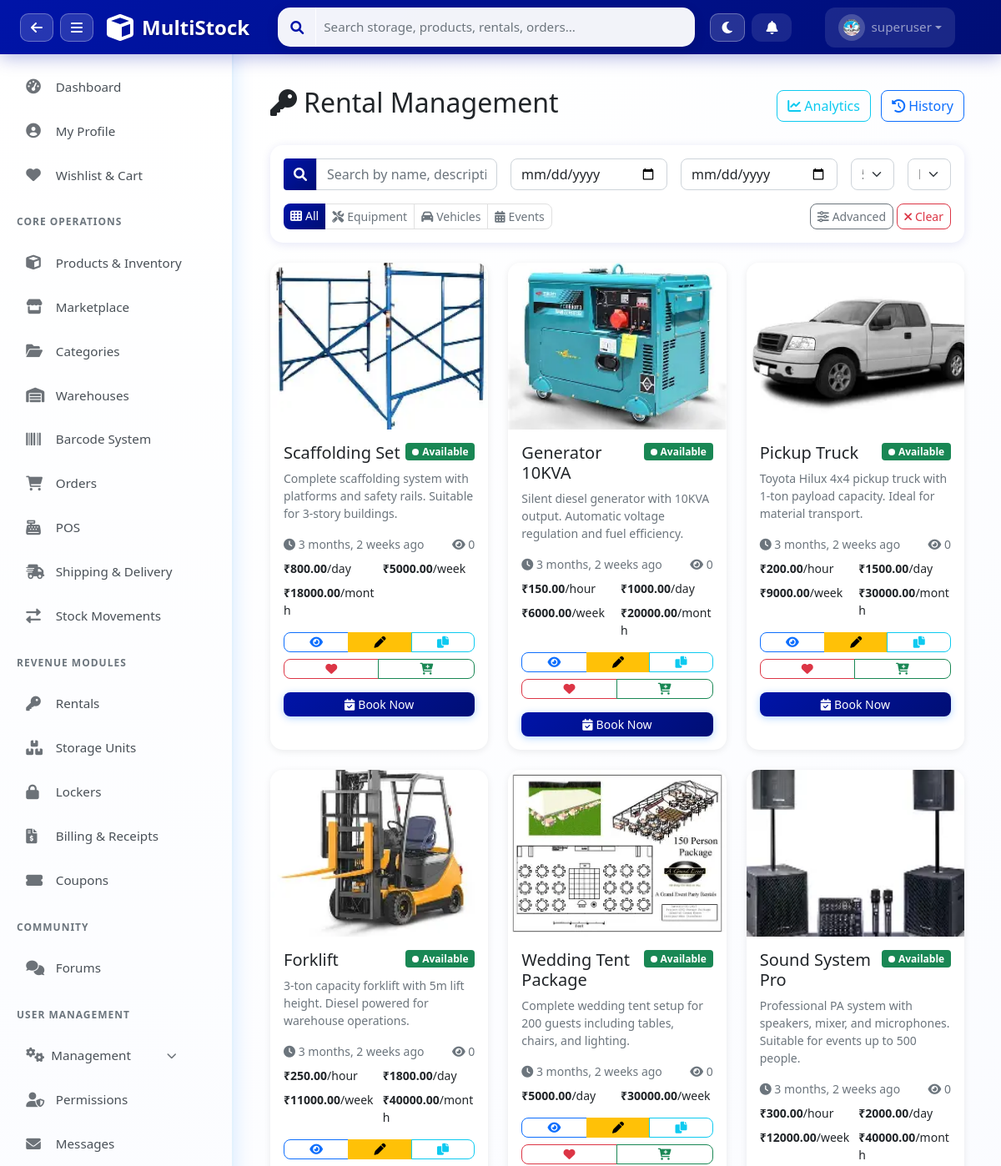
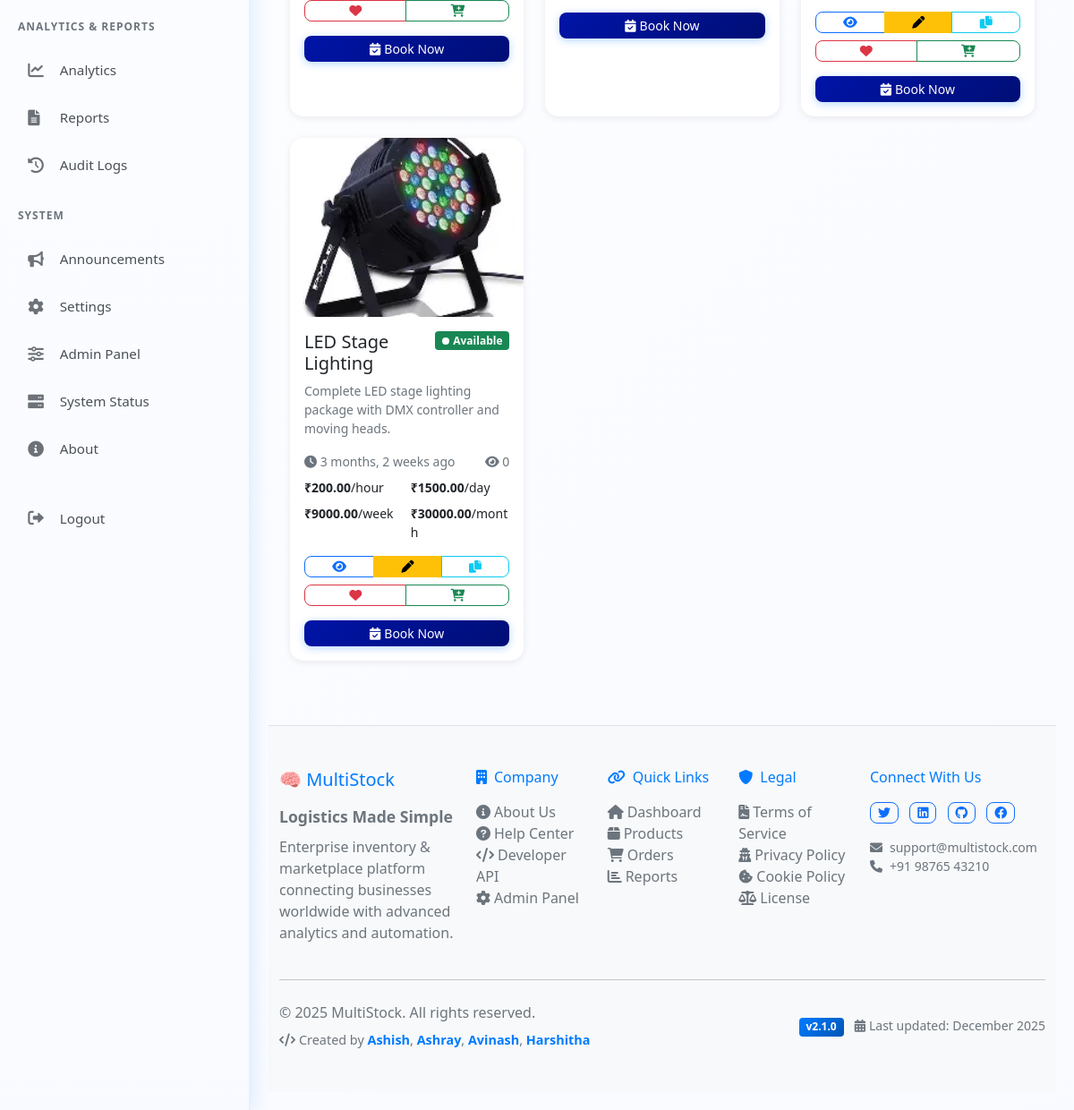
The page /rentals/ (signed in) on the database its author committed (2 pictures, top to bottom).
### apps/users/models.py (models this page shows, shortened)
class UserProfile(models.Model):
    ROLE_CHOICES = [
        ('superadmin', 'SuperAdmin'),
        ('admin', 'Admin'),
        ('manager', 'Manager'),
        ('staff', 'Staff'),
        ('customer', 'Customer'),
    ]
    user = models.OneToOneField(User, on_delete=models.CASCADE, related_name='profile')
    role = models.CharField(max_length=20, choices=ROLE_CHOICES, default='staff')
    phone = models.CharField(max_length=20, blank=True)
    department = models.CharField(max_length=100, blank=True)
    employee_id = models.CharField(max_length=50, blank=True, unique=True, null=True)
    avatar = models.ImageField(upload_to='avatars/', blank=True, null=True)
    avatar_url = models.CharField(max_length=500, blank=True, null=True)
    bio = models.TextField(blank=True)
    is_active = models.BooleanField(default=True)
    last_login_ip = models.GenericIPAddressField(blank=True, null=True)
    created_at = models.DateTimeField(auto_now_add=True)
    updated_at = models.DateTimeField(auto_now=True)
    class Meta:
        app_label = 'users'
        verbose_name = 'User Profile'
        verbose_name_plural = 'User Profiles'

### apps/rentals/models.py (models this page shows, shortened)
class RentalItem(models.Model):
    STATUS_CHOICES = [
        ('available', 'Available'),
        ('booked', 'Booked'),
        ('maintenance', 'Under Maintenance'),
    ]
    category = models.ForeignKey(RentalCategory, on_delete=models.CASCADE)
    name = models.CharField(max_length=200)
    description = models.TextField()
    image = models.ImageField(upload_to='rentals/', blank=True, null=True)
    specifications = models.JSONField(default=dict)
    status = models.CharField(max_length=20, choices=STATUS_CHOICES, default='available')
    hourly_rate = models.DecimalField(max_digits=10, decimal_places=2, default=0)
    daily_rate = models.DecimalField(max_digits=10, decimal_places=2, default=0)
    weekly_rate = models.DecimalField(max_digits=10, decimal_places=2, default=0)
    monthly_rate = models.DecimalField(max_digits=10, decimal_places=2, default=0)
    created_by = models.ForeignKey(User, on_delete=models.SET_NULL, null=True, blank=True, related_name='created_rentals')
    created_at = models.DateTimeField(auto_now_add=True)
    updated_by = models.ForeignKey(User, on_delete=models.SET_NULL, null=True, blank=True, related_name='updated_rentals')
    updated_at = models.DateTimeField(auto_now=True)

### apps/rentals/views.py (the view)
# urls.py: path('', views.customer_rentals_shop, name='rentals_list'),  # Customer shopping page as default
@login_required
def customer_rentals_shop(request):
    category = request.GET.get('category', 'all')
    if category == 'all' or not category:
        items = RentalItem.objects.filter(status='available').select_related('category')
    else:
        items = RentalItem.objects.filter(category__category_type=category, status='available').select_related('category')
    categories = RentalCategory.objects.all()
    context = {
        'items': items,
        'categories': categories,
        'selected_category': category if category else 'all',
    }
    return render(request, 'rentals/enhanced_list.html', context)

### templates/rentals/enhanced_list.html (shortened to what this page needs)
﻿{% extends 'base.html' %}
{% block content %}
<div class="container-fluid p-4">
    <div class="d-flex justify-content-between align-items-center mb-4">
        <h2><i class="fas fa-key me-2"></i>Rental Management</h2>
        <div>
            {% if user_role != 'customer' %}
            <button class="btn btn-outline-info me-2" onclick="toggleAnalytics()"><i
                    class="fas fa-chart-line me-1"></i>Analytics</button>
            {% endif %}
            <a href="/rentals/history/" class="btn btn-outline-primary"><i class="fas fa-history me-1"></i>History</a>
        </div>
    </div>
    <div class="card mb-4" style="border:none;border-radius:15px;box-shadow:0 2px 12px rgba(0,20,168,0.1)">
        <div class="card-body">
            <div class="row g-3 mb-3">
                <div class="col-md-4">
                    <div class="input-group">
                        <span class="input-group-text"
                            style="background:linear-gradient(135deg,var(--zaffre),var(--zaffre-dark));color:#fff;border:none"><i
                                class="fas fa-search"></i></span>
                        <input type="text" class="form-control" id="searchInput"
                            placeholder="Search by name, description..." onkeyup="filterItems()">
                    </div>
                </div>
                <div class="col-md-3">
                    <input type="date" class="form-control" id="startDate" onchange="filterItems()">
                </div>
                <div class="col-md-3">
                    <input type="date" class="form-control" id="endDate" onchange="filterItems()">
                </div>
                <div class="col-md-1">
                    <select class="form-select" id="perPageFilter" onchange="applyPagination()">
                        <option value="50" selected>50</option>
                    </select>
                </div>
                <div class="col-md-1">
                    <select class="form-select" id="sortBy" onchange="sortItems()">
                        <option value="name">Name</option>
                    </select>
                </div>
            </div>
            <div class="d-flex justify-content-between align-items-center">
                <div class="btn-group" role="group">
                    <a href="?category=all"
                        class="btn btn-sm category-btn {% if selected_category == 'all' or not selected_category %}active{% endif %}"><i
                            class="fas fa-th me-1"></i>All</a>
                    <a href="?category=equipment"
                        class="btn btn-sm category-btn {% if selected_category == 'equipment' %}active{% endif %}"><i
                            class="fas fa-tools me-1"></i>Equipment</a>
                    <a href="?category=vehicle"
                        class="btn btn-sm category-btn {% if selected_category == 'vehicle' %}active{% endif %}"><i
                            class="fas fa-car me-1"></i>Vehicles</a>
                    <a href="?category=event"
                        class="btn btn-sm category-btn {% if selected_category == 'event' %}active{% endif %}"><i
                            class="fas fa-calendar-alt me-1"></i>Events</a>
                </div>
                <div>
                    <button class="btn btn-sm btn-outline-secondary" onclick="toggleAdvancedFilters()"><i
                            class="fas fa-sliders-h me-1"></i>Advanced</button>
                    <button class="btn btn-sm btn-outline-danger" onclick="clearAllFilters()"><i
                            class="fas fa-times me-1"></i>Clear</button>
                </div>
            </div>
        </div>
    </div>
    <div class="row g-4" id="itemsGrid">
        {% for item in items %}
        <div class="col-md-4 item-card" data-category="{{ item.category.category_type }}"
            data-status="{{ item.status }}" data-name="{{ item.name|lower }}" data-price="{{ item.daily_rate }}"
            data-item-id="{{ item.id }}" data-item-name="{{ item.name }}" data-item-desc="{{ item.description }}"
            data-item-hourly="{{ item.hourly_rate }}" data-item-daily="{{ item.daily_rate }}"
            data-item-weekly="{{ item.weekly_rate }}" data-item-monthly="{{ item.monthly_rate }}"
            data-item-image="{% if item.image %}{{ item.image.url }}{% else %}/static/images/rental_equipment.png{% endif %}"
            data-search="{{ item.id }}">
            <div class="card h-100 rental-card">
                {% if item.image %}
                <img src="{{ item.image.url }}" class="card-img-top" style="height:200px;object-fit:cover">
                {% else %}
                <img src="/static/images/rental_equipment.png" class="card-img-top"
                    style="height:200px;object-fit:cover" alt="Rental Equipment">
                {% endif %}
                <div class="card-body">
                    <div class="d-flex justify-content-between align-items-start mb-2">
                        <h5 class="card-title mb-0">{{ item.name }}</h5>
                        <span
                            class="badge status-badge bg-{% if item.status == 'available' %}success{% elif item.status == 'booked' %}warning{% else %}danger{% endif %}"
                            style="cursor:pointer" onclick="cycleStatus({{ item.id }}, this)">
                            <span class="status-pulse"></span>{{ item.status|title }}
                        </span>
                    </div>
                    <p class="card-text text-muted small">{{ item.description|truncatewords:15 }}</p>
                    <div class="d-flex justify-content-between align-items-center mb-2">
                        <small class="text-muted"><i class="fas fa-clock"></i> {{ item.created_at|timesince }}
                            ago</small>
                        <small class="text-muted"><i class="fas fa-eye"></i> <span class="view-count">0</span></small>
                    </div>
                    <div class="pricing-info mb-3">
                        <div class="row g-2 small">
                            {% if item.hourly_rate > 0 %}
                            <div class="col-6">
                                <strong class="editable-price" data-id="{{ item.id }}" data-field="hourly"
                                    onclick="editPrice(this)">₹{{ item.hourly_rate }}</strong>/hour
                            </div>
                            {% endif %}
                            {% if item.daily_rate > 0 %}
                            <div class="col-6">
                                <strong class="editable-price" data-id="{{ item.id }}" data-field="daily"
                                    onclick="editPrice(this)">₹{{ item.daily_rate }}</strong>/day
                            </div>
                            {% endif %}
                            {% if item.weekly_rate > 0 %}
                            <div class="col-6">
                                <strong class="editable-price" data-id="{{ item.id }}" data-field="weekly"
                                    onclick="editPrice(this)">₹{{ item.weekly_rate }}</strong>/week
                            </div>
                            {% endif %}
                            {% if item.monthly_rate > 0 %}
                            <div class="col-6">
                                <strong class="editable-price" data-id="{{ item.id }}" data-field="monthly"
                                    onclick="editPrice(this)">₹{{ item.monthly_rate }}</strong>/month
                            </div>
                            {% endif %}
                        </div>
                    </div>
                    <div class="d-grid gap-2">
                        {% if user_role != 'customer' %}
                        <div class="btn-group" role="group">
                            <a href="/rentals/item/{{ item.id }}/" class="btn btn-outline-primary btn-sm"><i
                                    class="fas fa-eye"></i></a>
                            <button class="btn btn-warning btn-sm" onclick="quickEdit({{ item.id }})" title="Edit"><i
                                    class="fas fa-pen"></i></button>
                            <button class="btn btn-outline-info btn-sm" onclick="duplicateItem({{ item.id }})"><i
                                    class="fas fa-copy"></i></button>
                        </div>
                        {% endif %}
                        {% if item.status == 'available' %}
                        <div class="btn-group w-100 mb-2">
                            <button class="btn btn-sm btn-outline-danger"
                                onclick="addToWishlist({{ item.id }}, 'rental')" title="Add to Wishlist"><i
                                    class="fas fa-heart"></i></button>
                            <button class="btn btn-sm btn-outline-success" onclick="addToCart({{ item.id }}, 'rental')"
                                title="Add to Cart"><i class="fas fa-cart-plus"></i></button>
                        </div>
                        <button class="btn btn-primary btn-sm" onclick="bookNow({{ item.id }}, '{{ item.name }}')"><i
                                class="fas fa-calendar-check me-1"></i>Book Now</button>
                        {% else %}
                        <button class="btn btn-secondary btn-sm" disabled><i class="fas fa-ban me-1"></i>{% if item.status == 'booked' %}Booked{% elif item.status == 'maintenance' %}Maintenance{% else %}Not Available{% endif %}</button>
                        {% endif %}
                    </div>
                </div>
            </div>
        </div>
        {% empty %}
        <div class="col-12">
            <div class="alert alert-info"><i class="fas fa-info-circle me-2"></i>No rental items available</div>
        </div>
        {% endfor %}
    </div>
</div>
{% endblock %}

### templates/components/navbar_actions.html (shortened to what this page needs)
<div class="navbar-nav d-flex align-items-center">
    <button class="btn btn-link text-white me-2 px-3 py-2 position-relative"
        style="border-radius: 12px; background: rgba(255,255,255,0.1); transition: all 0.3s ease;" title="Notifications"
        onclick="toggleNotifications()" id="notificationBtn">
        <i class="fas fa-bell" id="notificationIcon"></i>
    </button>
    <div class="nav-item dropdown">
        <a class="nav-link dropdown-toggle d-flex align-items-center" href="#" role="button" data-bs-toggle="dropdown"
            style="background: rgba(255,255,255,0.1); border-radius: 12px; padding: 8px 16px; transition: all 0.3s ease;">
            <div class="me-2"
                style="background: rgba(255,255,255,0.2); padding: 6px; border-radius: 50%; width: 32px; height: 32px; display: flex; align-items: center; justify-content: center;">
                {% with avatar_url=user.customer_profile.avatar_url|default:user.profile.avatar_url|default:'' %}
                    {% if avatar_url %}
                    <img src="{{ avatar_url }}" id="navbarUserPhoto" onerror="this.style.display='none';this.nextElementSibling.style.display='flex';"
                    style="width: 20px; height: 20px; border-radius: 50%; object-fit: cover;">
                    {% else %}
                    <i class="fas fa-user" style="font-size: 0.9rem;" id="navbarUserIcon"></i>
                    {% endif %}
                {% endwith %}
            </div>
            <span style="font-weight: 500;">{{ user.username }}</span>
        </a>
    </div>
</div>

### rows shown on the page
UserProfile: avatar_url (picture)
RentalItem: image (picture), name "Scaffolding Set", status "Available", description "Complete scaffolding system with platforms and safety rails. Suitable for 3-story buildings.", created_at "3 months, 2 weeks", daily_rate "800.00", weekly_rate "5000.00", monthly_rate "18000.00"
RentalItem: image (picture), name "Generator 10KVA", status "Available", description "Silent diesel generator with 10KVA output. Automatic voltage regulation and fuel efficiency.", created_at "3 months, 2 weeks", hourly_rate "150.00", daily_rate "1000.00", weekly_rate "6000.00", monthly_rate "20000.00"
RentalItem: image (picture), name "Pickup Truck", status "Available", description "Toyota Hilux 4x4 pickup truck with 1-ton payload capacity. Ideal for material transport.", created_at "3 months, 2 weeks", hourly_rate "200.00", daily_rate "1500.00", weekly_rate "9000.00", monthly_rate "30000.00"
RentalItem: image (picture), name "Forklift", status "Available", description "3-ton capacity forklift with 5m lift height. Diesel powered for warehouse operations.", created_at "3 months, 2 weeks", hourly_rate "250.00", daily_rate "1800.00", weekly_rate "11000.00", monthly_rate "40000.00"
RentalItem: image (picture), name "Wedding Tent Package", status "Available", description "Complete wedding tent setup for 200 guests including tables, chairs, and lighting.", created_at "3 months, 2 weeks", daily_rate "5000.00", weekly_rate "30000.00"
RentalItem: image (picture), name "Sound System Pro", status "Available", description "Professional PA system with speakers, mixer, and microphones. Suitable for events up to 500 people.", created_at "3 months, 2 weeks", hourly_rate "300.00", daily_rate "2000.00", weekly_rate "12000.00", monthly_rate "40000.00"
RentalItem: image (picture), name "LED Stage Lighting", status "Available", description "Complete LED stage lighting package with DMX controller and moving heads.", created_at "3 months, 2 weeks", hourly_rate "200.00", daily_rate "1500.00", weekly_rate "9000.00", monthly_rate "30000.00"

### other values the page prints
{{ user.username }} "superuser"
